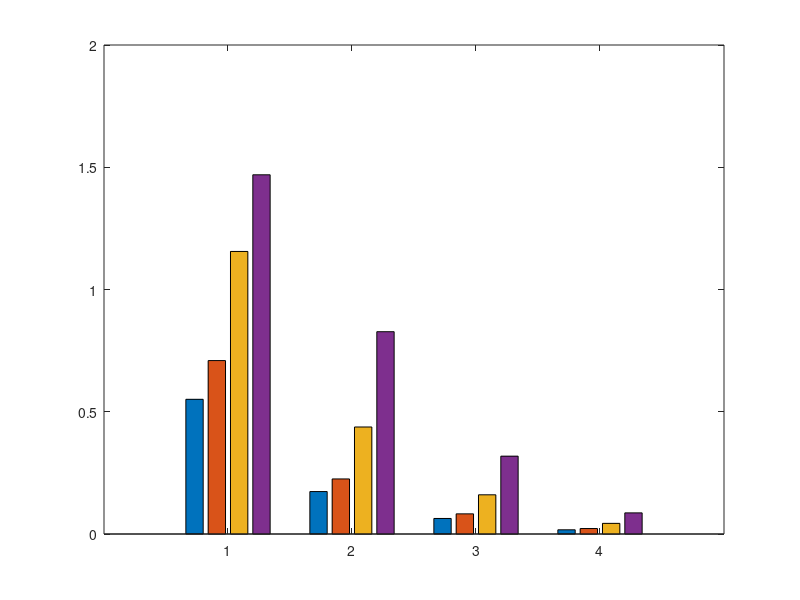

The MATLAB source for this figure: (Note: this script raises an error after producing the figure.)
linestyles = ["-", "-.", "--", ":",'-',"-.","--", ":"]; 
fig_size = [1 1 12 6];
fontsize = 22;
export_fname = []; %["./figures/1.png"];

% slide 43, Simulate larger arrays.
load("d7.mat");
fig = figure('Units','inches', 'Position', [1 1 10 4]);
bar(data.mean_err); legend("array size "+string(data.URA_size));
set(gca, 'XTickLabel', string(data.Nmeas))
xlabel("Number of measurements"); ylabel("RMS estimation error (rad)");